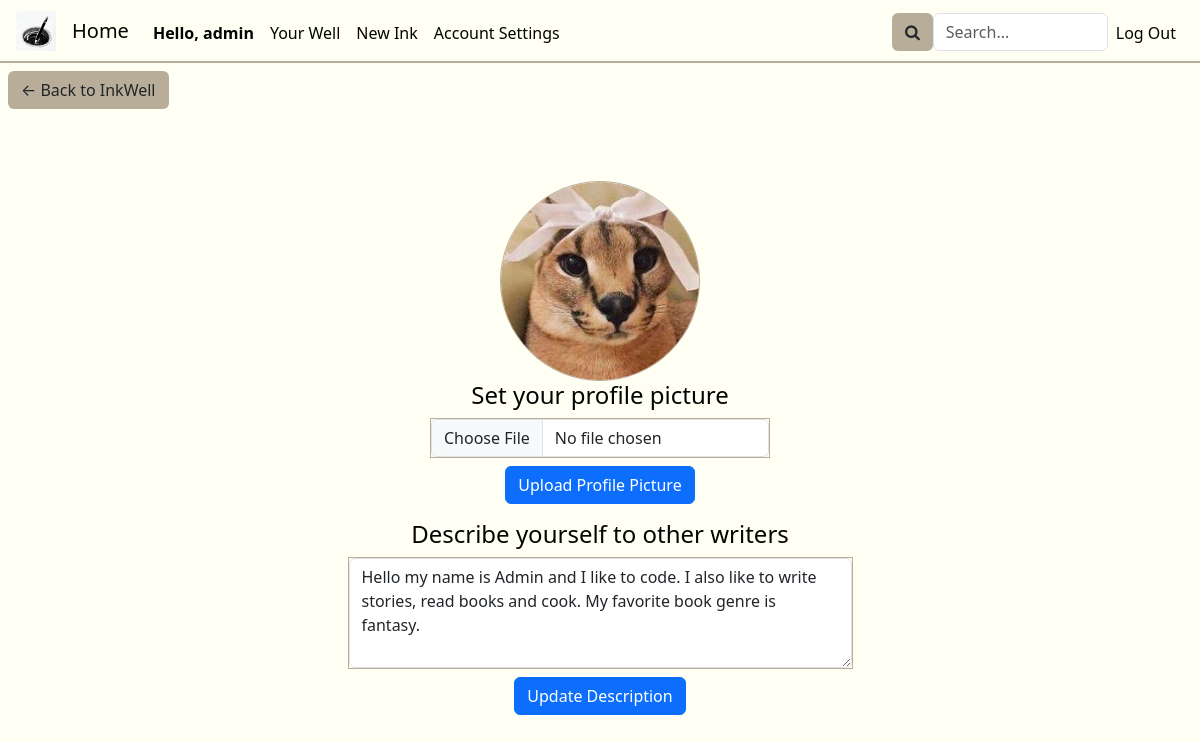
The app's page /edit_profile (signed in) with its own data.
### inkwell/models.py (models this page shows, shortened)
class User(AbstractUser):
    about = models.CharField(max_length=250, default="")
    profilePicture = models.ImageField(upload_to='', blank=True, null=True)

### inkwell/views.py (the view)
# urls.py: path('edit_profile', views.edit_profile, name='edit_profile'),
@login_required
def edit_profile(request):
    user = request.user
    current_user = User.objects.get(pk=user.pk)
    profilePic = current_user.profilePicture
    if not profilePic:
        profilePic = "no-profile-picture-icon.jpg"
    description = current_user.about
    if request.method == "POST" and "new_profile_picture" in request.FILES:
        newProfilePic = request.FILES.get("new_profile_picture")
        current_user.profilePicture = newProfilePic
        current_user.save()
        profilePic = newProfilePic
    elif request.method == "POST" and "new_description" in request.POST:
        newDescription = request.POST.get("new_description")
        current_user.about = newDescription
        current_user.save()
        description = newDescription
    return render(request, "inkwell/edit_profile.html", {
        "profile_picture": profilePic,
        "description": description,
        "title": "Editing Profile"
    })

### inkwell/templates/inkwell/edit_profile.html (shortened to what this page needs)
{% extends "inkwell/layout.html" %}
{% block body%}
<a href="{% url 'well' username=request.user.username %}"><button class="backToInkView btn btn-khaki">&larr; Back to InkWell</button></a>
<div class="edit-profile-container mt-5 disFdirColAliCen">
    <img class="profile-picture-edit" src="media/{{ profile_picture }}">
    <form class="edit-profile-form disFdirColAliCen" method="post" enctype="multipart/form-data" action="{% url 'edit_profile' %}">
        <h4>Set your profile picture</h4>
        <div class="form-label">
            <input class="form-control" type="file" name="new_profile_picture">
        </div>
        <button class="btn btn-primary" type="submit">Upload Profile Picture</button>
    </form>
    <form class="form disFdirColAliCen mt-3" method="post" action="{% url 'edit_profile' %}">
        <h4>Describe yourself to other writers</h4>
        <div class="form-label">
            <textarea class="form-control description-edit" name="new_description" rows="4" cols="50">{{ description }}</textarea>
        </div>
        <button class="btn btn-primary" type="submit" >Update Description</button>
    </form>
</div>
{% endblock %}

### inkwell/templates/inkwell/layout.html (shortened to what this page needs)
{% load static %}
<!DOCTYPE html>
<html lang="en">
    <head>
        <link href="https://cdn.jsdelivr.net/npm/bootstrap@5.3.2/dist/css/bootstrap.min.css" rel="stylesheet">
        <link href="{% static 'inkwell/styles.css' %}" rel="stylesheet">
        <link rel="stylesheet" href="https://cdnjs.cloudflare.com/ajax/libs/font-awesome/4.7.0/css/font-awesome.min.css">
        <link rel="stylesheet" href="//code.jquery.com/ui/1.12.1/themes/base/jquery-ui.css">
    </head>
    <body>
        <nav class="navbar navbar-expand-lg">
            <img class="nav-logo" src="{% static 'inkwell/inkwell1.ico' %}" width="40px" height="40px">
            <a class="navbar-brand" href="{% url 'index' %}">Home</a>
            <div class="collapse navbar-collapse" id="navbarNav">
                <ul class="navbar-nav d-flex justify-content-start nav-left col">
                    {% if user.is_authenticated %}
                        <li class="nav-item">
                            <span class="nav-link text-center loggedInAs">Hello, {{request.user.username}}</span>
                        </li>
                        <li class="nav-item">
                            <a class="nav-link text-center" href="{% url 'well' username=user.username %}">Your Well</a>
                        </li>
                        <li class="nav-item">
                            <a class="nav-link text-center" href="{% url 'newInk' %}">New Ink</a>
                        </li>
                        <li class="nav-item">
                            <a class="nav-link text-center" href="{% url 'settings' %}">Account Settings</a>
                        </li>
                    {% endif %}
                </ul>
                <ul class="navbar-nav d-flex justify-content-end nav-right col-4">
                    <li class="nav-item">
                        <form class="form" action="{% url 'mainSearch' %}" method="post">
                            <div class="mainSearchFunction">
                                <button class="btn btn-khaki"><i class="fa fa-search"></i></button>
                                <input class="form-control mainSearchQuery-style" placeholder="Search..." type="text" name="mainSearchQuery">
                            </div>
                        </form>
                    </li>
                    {% if user.is_authenticated %}
                        <li class="nav-item">
                            <a class="nav-link" href="{% url 'logout' %}">Log Out</a>
                        </li>
                    {% endif %}
                </ul>
            </div>
          </nav>
        <div class="body">
            {% block body %}
            {% endblock %}
        </div>
    </body>
</html>

### inkwell/static/inkwell/styles.css (style rules this page uses)
:root { --dark-green: #0d2818ff; --pakistan-green: #04471cff; --sea-green: #058c42ff; --malachite: #16db65ff; --coquelicot: #f15025ff; --white: #ffffffff; --platinum: #e6e8e6ff; --timberwolf: #ced0ceff; --eerie-black: #191919ff; --gunmetal: #223843ff; --timberwolf: #dbd3d8ff; --desert-sand: #d8b4a0ff; --burnt-sienna: #d77a61ff; --baby-powder: #fdfffcff; --lapis-lazuli: #235789ff; --fire-engine-red: #c1292eff; --school-bus-yellow: #f1d302ff; --raisin-black: #161925ff; --khaki: #b7ad99ff; --antiflash-white: #eff1f3ff; --black: #020202ff; --black: #030301ff; --ivory: #fffff3ff; --primary-color: var(--antiflash-white); --secondary-color: var(--ivory); --background-color: var(--ivory); --text-color: var(--black); --border-color: var(--khaki); --button-color: var(--khaki); }
.navbar-brand, .nav-logo { margin-left: 1rem; }
.loggedInAs { font-weight: bold; }
.navbar { border-bottom: 2px var(--border-color) solid; width: auto; }
.navbar-nav .nav-link, .mainSearchFunction { margin-top: 5px; }
.nav-right { margin-right: 1rem; }
.navbar-collapse .col-4 { width: auto; }
.nav-link, .navbar-brand { color: var(--text-color); }
.mainSearchQuery-style { width: 175px; }
.mainSearchFunction { display: flex; justify-content: center; flex-direction: row; }
p, a, h1, h2, h3, h4, h5, span { color: var(--text-color); }
body { background-color: var(--background-color); margin: 0; z-index: 0; }
.disFdirColAliCen { display: flex; flex-direction: column; align-items: center; }
.backToInkView, .backToInkWell { margin: 0.5rem; }
.edit-profile-container { padding: 1rem; }
.profile-picture-edit { border: 1px var(--border-color) solid; border-radius: 50%; width: 200px; height: 200px; overflow: hidden; }
.form-label { border: 1.5px var(--border-color) solid; }
.btn-khaki { background-color: var(--button-color); }

### records on screen
User: user.username "admin", profilePicture (picture), new_description "Hello my name is Admin and I like to code. I also like to write stories, read books and cook. My favorite book genre is fantasy."
